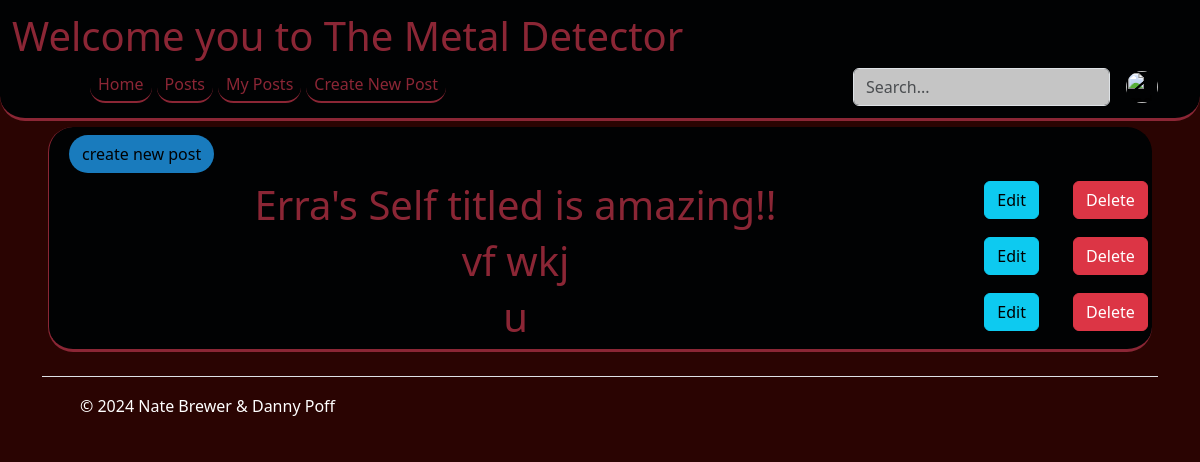
/entity/myPosts.php (signed in), run on the app's committed database.
### tables this page shows
CREATE TABLE `posts` (
  `post_ID` int(10) UNSIGNED NOT NULL,
  `user_ID` int(10) UNSIGNED NOT NULL,
  `title` varchar(64) NOT NULL,
  `content` text NOT NULL,
  `picture` varchar(2048) NOT NULL,
  `band` varchar(32) NOT NULL,
  `album` varchar(32) NOT NULL,
  `song` varchar(32) NOT NULL,
  `likes` int(10) UNSIGNED NOT NULL DEFAULT 0,
  `date` date NOT NULL,
  `timestamp` timestamp NOT NULL DEFAULT current_timestamp() ON UPDATE current_timestamp()
);

### dbfunctions.php (called while the page is built, shortened)
<?php
function getUserPosts($db){
    $query=$db->prepare('SELECT * FROM posts WHERE user_ID=?');
    $query->execute([$_SESSION['id']]);
    $posts=$query->fetchAll();
    return $posts;
}
?>

### entity/myPosts.php (the view, shortened to what this page needs)
<?php
require_once('../auth.php');
require_once('auth.php');
 function displayElement($element, $post_id) {
          echo    '<div class="container">
                    <div class="row">
                        <div class="col-10">
                            <h1><a href="detail.php?x='.$element[$post_id]['post_ID'].'" class="text-decoration-none">'.$element[$post_id]['title'].'</a></h1>
                        </div>
                        <div class="col-1">
                            <a class="btn btn-info me-2" href="edit.php?x='.$element[$post_id]['post_ID'].'" role="button">Edit</a>
                        </div>
                        <div class="col-1">
                            <a class="btn btn-danger" href="delete.php?x='.$element[$post_id]['post_ID'].'" role="button">Delete</a>
                        </div>
                    </div>
                </div>';
    }
    ?>
<html>
    <head>
        <link rel = "stylesheet" href="https://cdn.jsdelivr.net/npm/bootstrap@5.3.3/dist/css/bootstrap.min.css">
        <link rel = "stylesheet" href="../format.css">
    </head>
    <body>
            <?php echo displayNav(); ?>
        <?php if(isLogged()) { ?>
        <div class="top mx-5">
            <a class="btn button1 m-2" href="create.php" role="button">create new post</a>
        </div>
        <div class="bottom mx-5 text-center">
                <?php
                    require_once('../db.php');
                    $posts = getUserPosts($db);
                    if(!empty($posts)) {
                        for($x=count($posts)-1;$x>=0;$x--) {
                            if($posts[$x]['user_ID'] == $_SESSION['id']) {
                                displayElement($posts,$x);
                            }
                        }
                    }
                    else {
                        echo "<br><h1>You have no posts.</h1><br>";
                    }
                ?>
            </div>
        </body>
        <div class="container">
            <footer class="d-flex flex-wrap justify-content-between align-items-center py-3 my-4 border-top">
                <div class="col-md-4 d-flex align-items-center">
                    <a href="/" class="mb-3 me-2 mb-md-0 text-body-secondary text-decoration-none lh-1">
                        <svg class="bi" width="30" height="24"><use xlink:href="#bootstrap"></use></svg>
                    </a>
                    <span class="mb-3 mb-md-0 text-white">© 2024 Nate Brewer & Danny Poff</span>
                </div>
                <ul class="nav col-md-4 justify-content-end list-unstyled d-flex">
                <li class="ms-3"><a class="text-body-secondary" src="/images/twitter.svg/"><svg class="bi" width="24" height="24"><use xlink:href="#twitter"></use></svg></a></li>
                <li class="ms-3"><a class="text-body-secondary" href="#"><svg class="bi" width="24" height="24"><use xlink:href="#instagram"></use></svg></a></li>
                <li class="ms-3"><a class="text-body-secondary" href="#"><svg class="bi" width="24" height="24"><use xlink:href="#facebook"></use></svg></a></li>
                </ul>
            </footer>
        </div>
    </html>
<?php
}else{
    header('location: ../index.php');
    die();
}

### format.css (style rules this page uses)
:root { --black: #010203; --blue: #197BBD; --red: #8B2635; --darkRed: #2A0402; --silver: #C5C5C5; }
body { background-color: var(--darkRed); color: var(--red); }
a { color: var(--red); text-decoration: none; }
.button1 { background-color: var(--blue); border-radius: 25px; color: var(--black); }
div.top { background-color: var(--black); border-radius: 25px 25px 0px 0px; border-left: solid; border-width: 3px 1px; margin: .5% 1% 0% 1%; padding-left: 1%; }
div.bottom { background-color: var(--black); border-radius: 0px 0px 25px 25px; border-left: solid; border-bottom: solid; border-width: 3px 1px; margin: 0% 1% 0% 1%; padding-left: 1%; }
footer { border-top: solid; border-color:var(--red); }

### data on the page
posts: title "Erra's Self titled is amazing!!"
posts: title "vf wkj"
posts: title "u"

### other printed values
$_SESSION['name'] "you"
